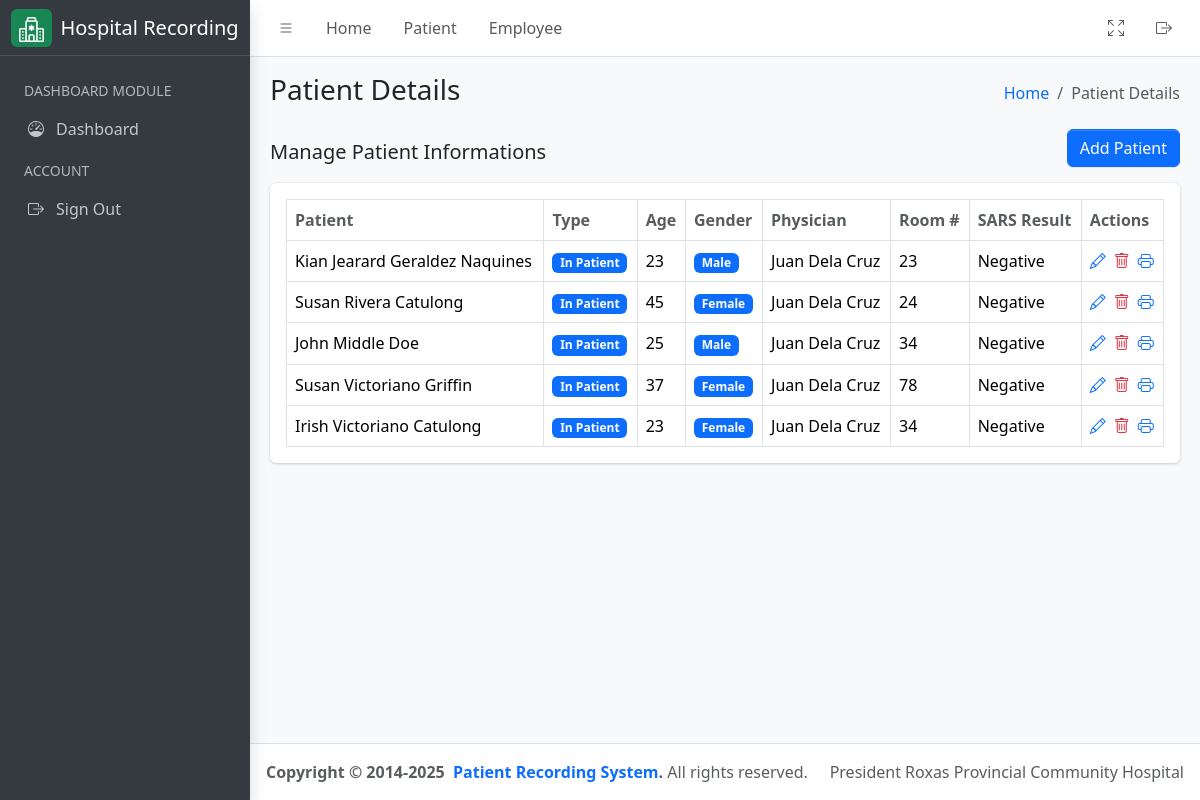
The page /patient/ on the database its author committed.
### hospital_app/models.py (models this page shows, shortened)
class Patient(models.Model):
    firstname = models.CharField(max_length=255)
    middlename = models.CharField(max_length=255)
    lastname = models.CharField(max_length=255)
    age = models.PositiveIntegerField()
    sex = models.CharField(
        max_length=10, choices=(("Male", "Male"), ("Female", "Female"))
    )
    physician = models.ForeignKey(
        User,
        related_name="physician",
        limit_choices_to={"groups__name": "Physician"},
        on_delete=models.CASCADE,
    )
    room_number = models.PositiveIntegerField()
    sample_type = models.CharField(max_length=255)
    time_of_collection = models.TimeField()
    date_of_collection = models.DateField()
    sars_result = models.CharField(max_length=255)
    date = models.DateField(auto_now_add=True)
    assigned_pathologist = models.ForeignKey(
        User,
        related_name="patient_pathologist",
        on_delete=models.CASCADE,
        null=True,
        blank=True,
        limit_choices_to={"groups__name": "Pathologist"},
    )
    assigned_technologist = models.ForeignKey(
        User,
        related_name="patient_technologist",
        on_delete=models.CASCADE,
        null=True,
        blank=True,
        limit_choices_to={"groups__name": "Medical Technologist"},
    )
    patient_type = models.CharField(
        max_length=100,
        default="In Patient",
        choices=(
            ("In Patient", "In Patient"),
            ("Out Patient", "Out Patient"),
        ),
    )
    def get_full_name(self):
        return f"{self.firstname} {self.middlename} {self.lastname}"

### hospital_app/views.py (the view)
# urls.py: path('patient/', PatientListView.as_view(), name="patient_list"),
class PatientListView(ListView):
    template_name = "patient.html"
    queryset = Patient.objects.all()
    context_object_name = "patients"
    def get_context_data(self, **kwargs):
        context = super().get_context_data(**kwargs)
        context["detail_header"] = "Patient Details List"
        context["humberger_header"] = "Patient Details"
        return context

### hospital_app/templatetags/group.py (called while the page is built)
@register.filter
def has_group(user, group_name):
    return user.groups.filter(name=group_name).exists()

### hospital_app/templates/patient.html
{% extends './includes/base.html' %}
{% block content %}
<div class="container-fluid">
    <div class="row">
        <div class="col-md-12">
            <div class="d-flex justify-content-between align-items-center">
                <h5>Manage Patient Informations</h5>
                <a href="{% url 'patient_add' %}" class="btn btn-primary mb-3">Add Patient</a>
            </div>
            <div class="card mb-4">
                <div class="card-body">
                    <table id="datatable" class="table table-bordered table-hover">
                        <thead>
                            <tr>
                                <th class="text-muted">Patient</th>
                                <th class="text-muted">Type</th>
                                <th class="text-muted">Age</th>
                                <th class="text-muted">Gender</th>
                                <th class="text-muted">Physician</th>
                                <th class="text-muted">Room #</th>
                                <th class="text-muted">SARS Result</th>
                                <th class="text-muted">Actions</th>
                            </tr>
                        </thead>
                        <tbody>
                            {% for result in patients %}
                            <tr>
                                <td>{{ result.get_full_name }}</td>
                                <td>
                                    <span class="badge bg-primary">{{ result.patient_type }}</span>
                                </td>
                                <td>{{ result.age }}</td>
                                <td>
                                    <span class="badge bg-primary">{{ result.sex }}</span>
                                </td>
                                <td>{{ result.physician.get_full_name }}</td>
                                <td>{{ result.room_number }}</td>
                                <td>{{ result.sars_result }}</td>
                                <td>
                                    <div class="d-flex align-items-center justify-content-start gap-2">
                                        <a href="{% url 'patient_update' pk=result.id %}" class="text-sm">
                                            <i class="bi bi-pencil"></i>
                                        </a>
                                        <a href="{% url 'patient_delete' pk=result.id %}" class="text-sm">
                                            <i class="bi bi-trash text-danger"></i>
                                        </a>
                                        <a href="{% url 'generate_panbio' pk=result.id %}">
                                            <i class="bi bi-printer"></i>
                                        </a>
                                    </div>
                                </td>
                            </tr>
                            {% endfor %}
                        </tbody>
                    </table>
                </div>
            </div>
        </div>
    </div>
</div>
{% endblock %}

### rows shown on the page
Patient: get_full_name "Kian Jearard Geraldez Naquines", patient_type "In Patient", age "23", sex "Male", physician.get_full_name "Juan Dela Cruz", room_number "23", sars_result "Negative"
Patient: get_full_name "Susan Rivera Catulong", patient_type "In Patient", age "45", sex "Female", physician.get_full_name "Juan Dela Cruz", room_number "24", sars_result "Negative"
Patient: get_full_name "John Middle Doe", patient_type "In Patient", age "25", sex "Male", physician.get_full_name "Juan Dela Cruz", room_number "34", sars_result "Negative"
Patient: get_full_name "Susan Victoriano Griffin", patient_type "In Patient", age "37", sex "Female", physician.get_full_name "Juan Dela Cruz", room_number "78", sars_result "Negative"
Patient: get_full_name "Irish Victoriano Catulong", patient_type "In Patient", age "23", sex "Female", physician.get_full_name "Juan Dela Cruz", room_number "34", sars_result "Negative"

### other values the page prints
{{ humberger_header }} "Patient Details"
